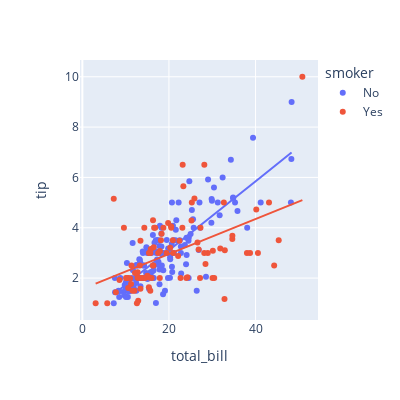

Source (notebook cell):
### Code cell
# plotly에서 regplot
px.scatter(data_frame=tip_df,
           x='total_bill',
           y='tip',
           width=400,
           height=400,
           trendline='ols',
           color='smoker')

### Figure 1 — Plotly figure (JSON) as saved in the notebook; plotly's stock layout.template omitted (floating-point values rounded to 4 significant figures; data arrays with more than 128 entries replaced by an {"elided": "..."} marker saying what was removed)
{"data": [{"hovertemplate": "smoker=No<br>total_bill=%{x}<br>tip=%{y}<extra></extra>", "legendgroup": "No", "marker": {"color": "#636efa", "symbol": "circle"}, "mode": "markers", "name": "No", "orientation": "v", "showlegend": true, "type": "scatter", "x": {"elided": "151 float values"}, "xaxis": "x", "y": {"elided": "151 float values"}, "yaxis": "y"}, {"hovertemplate": "<b>OLS trendline</b><br>tip = 0.137156 * total_bill + 0.360069<br>R<sup>2</sup>=0.675984<br><br>smoker=No<br>total_bill=%{x}<br>tip=%{y} <b>(trend)</b><extra></extra>", "legendgroup": "No", "marker": {"color": "#636efa", "symbol": "circle"}, "mode": "lines", "name": "No", "showlegend": false, "type": "scatter", "x": {"elided": "151 float values"}, "xaxis": "x", "y": {"elided": "151 float values"}, "yaxis": "y"}, {"hovertemplate": "smoker=Yes<br>total_bill=%{x}<br>tip=%{y}<extra></extra>", "legendgroup": "Yes", "marker": {"color": "#EF553B", "symbol": "circle"}, "mode": "markers", "name": "Yes", "orientation": "v", "showlegend": true, "type": "scatter", "x": [38.01, 11.24, 20.29, 13.81, 11.02, 18.29, 3.07, 15.01, 26.86, 25.28, 17.92, 19.44, 32.68, 28.97, 5.75, 16.32, 40.17, 27.28, 12.03, 21.01, 11.35, 15.38, 44.3, 22.42, 15.36, 20.49, 25.21, 14.31, 16.0, 17.51, 10.59, 10.63, 50.81, 15.81, 7.25, 31.85, 16.82, 32.9, 17.89, 14.48, 9.6, 34.63, 34.65, 23.33, 45.35, 23.17, 40.55, 20.9, 30.46, 18.15, 23.1, 15.69, 19.81, 28.44, 15.48, 16.58, 10.34, 43.11, 13.0, 13.51, 18.71, 12.74, 13.0, 16.4, 20.53, 16.47, 26.59, 38.73, 24.27, 12.76, 30.06, 25.89, 13.27, 28.17, 12.9, 28.15, 11.59, 7.74, 30.14, 12.16, 13.42, 8.58, 13.42, 16.27, 10.09, 22.12, 24.01, 15.69, 15.53, 12.6, 32.83, 27.18, 22.67], "xaxis": "x", "y": [3.0, 1.76, 3.21, 2.0, 1.98, 3.76, 1.0, 2.09, 3.14, 5.0, 3.08, 3.0, 5.0, 3.0, 1.0, 4.3, 4.73, 4.0, 1.5, 3.0, 2.5, 3.0, 2.5, 3.48, 1.64, 4.06, 4.29, 4.0, 2.0, 3.0, 1.61, 2.0, 10.0, 3.16, 5.15, 3.18, 4.0, 3.11, 2.0, 2.0, 4.0, 3.55, 3.68, 5.65, 3.5, 6.5, 3.0, 3.5, 2.0, 3.5, 4.0, 1.5, 4.19, 2.56, 2.02, 4.0, 2.0, 5.0, 2.0, 2.0, 4.0, 2.01, 2.0, 2.5, 4.0, 3.23, 3.41, 3.0, 2.03, 2.23, 2.0, 5.16, 2.5, 6.5, 1.1, 3.0, 1.5, 1.44, 3.09, 2.2, 3.48, 1.92, 1.58, 2.5, 2.0, 2.88, 2.0, 3.0, 3.0, 1.0, 1.17, 2.0, 2.0], "yaxis": "y"}, {"hovertemplate": "<b>OLS trendline</b><br>tip = 0.0695902 * total_bill + 1.56427<br>R<sup>2</sup>=0.238357<br><br>smoker=Yes<br>total_bill=%{x}<br>tip=%{y} <b>(trend)</b><extra></extra>", "legendgroup": "Yes", "marker": {"color": "#EF553B", "symbol": "circle"}, "mode": "lines", "name": "Yes", "showlegend": false, "type": "scatter", "x": [3.07, 5.75, 7.25, 7.74, 8.58, 9.6, 10.09, 10.34, 10.59, 10.63, 11.02, 11.24, 11.35, 11.59, 12.03, 12.16, 12.6, 12.74, 12.76, 12.9, 13.0, 13.0, 13.27, 13.42, 13.42, 13.51, 13.81, 14.31, 14.48, 15.01, 15.36, 15.38, 15.48, 15.53, 15.69, 15.69, 15.81, 16.0, 16.27, 16.32, 16.4, 16.47, 16.58, 16.82, 17.51, 17.89, 17.92, 18.15, 18.29, 18.71, 19.44, 19.81, 20.29, 20.49, 20.53, 20.9, 21.01, 22.12, 22.42, 22.67, 23.1, 23.17, 23.33, 24.01, 24.27, 25.21, 25.28, 25.89, 26.59, 26.86, 27.18, 27.28, 28.15, 28.17, 28.44, 28.97, 30.06, 30.14, 30.46, 31.85, 32.68, 32.83, 32.9, 34.63, 34.65, 38.01, 38.73, 40.17, 40.55, 43.11, 44.3, 45.35, 50.81], "xaxis": "x", "y": [1.778, 1.964, 2.069, 2.103, 2.161, 2.232, 2.266, 2.284, 2.301, 2.304, 2.331, 2.346, 2.354, 2.371, 2.401, 2.41, 2.441, 2.451, 2.452, 2.462, 2.469, 2.469, 2.488, 2.498, 2.498, 2.504, 2.525, 2.56, 2.572, 2.609, 2.633, 2.635, 2.642, 2.645, 2.656, 2.656, 2.664, 2.678, 2.697, 2.7, 2.706, 2.71, 2.718, 2.735, 2.783, 2.809, 2.811, 2.827, 2.837, 2.866, 2.917, 2.943, 2.976, 2.99, 2.993, 3.019, 3.026, 3.104, 3.124, 3.142, 3.172, 3.177, 3.188, 3.235, 3.253, 3.319, 3.324, 3.366, 3.415, 3.433, 3.456, 3.463, 3.523, 3.525, 3.543, 3.58, 3.656, 3.662, 3.684, 3.781, 3.838, 3.849, 3.854, 3.974, 3.976, 4.209, 4.26, 4.36, 4.386, 4.564, 4.647, 4.72, 5.1], "yaxis": "y"}], "layout": {"height": 400, "legend": {"title": {"text": "smoker"}, "tracegroupgap": 0}, "margin": {"t": 60}, "width": 400, "xaxis": {"anchor": "y", "domain": [0, 1], "title": {"text": "total_bill"}}, "yaxis": {"anchor": "x", "domain": [0, 1], "title": {"text": "tip"}}}}
